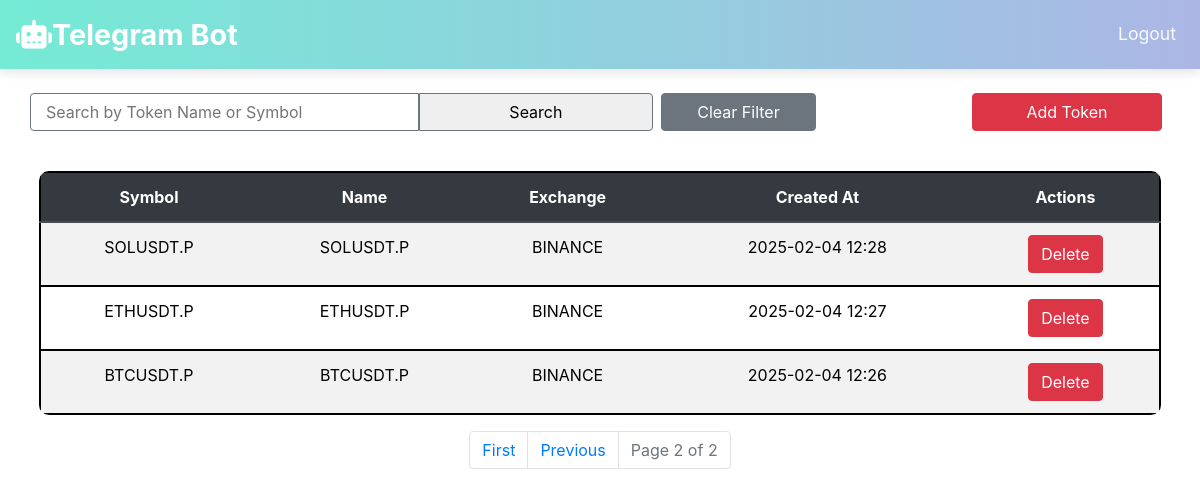
/dashboard/?page=2 (signed in), run on the app's committed database.
### bot/models.py (models this page shows, shortened)
class Token(models.Model):
    user = models.ForeignKey(User, on_delete=models.CASCADE, related_name="tokens", verbose_name="Token Owner", help_text="User who owns this token")
    token_symbol = models.CharField(max_length=20, unique=True, verbose_name="Token Symbol", help_text="Symbol of the token (e.g., BTC, ETH)")
    token_name = models.CharField(max_length=100,  verbose_name="Token Name", help_text="Full name of the token (e.g., Bitcoin, Ethereum)")
    exchange = models.CharField(max_length=50, verbose_name="Exchange Platform", help_text="Exchange where the token is listed (e.g., Binance, Coinbase)")
    created_at = models.DateTimeField(auto_now_add=True, help_text="Timestamp when the token was added")
    updated_at = models.DateTimeField(auto_now=True, help_text="Timestamp when the token was last updated")
    class Meta:
        ordering = ['-created_at']
        verbose_name = "Token"
        verbose_name_plural = "Tokens"

### bot/views.py (the view, shortened to what this page needs)
# urls.py: path("dashboard/", TokenDashboardView.as_view(), name="dashboard"),
class TokenDashboardView(LoginRequiredMixin, View):
    template_name = "bot/dashboard.html"
    def get(self, request):
        query = request.GET.get("q", "").strip()  # Get the search query from the URL
        tokens = Token.objects.filter(user=request.user)  # Fetch only the logged-in user's tokens
        if query:
            tokens = tokens.filter(
                token_symbol__icontains=query
            ) | tokens.filter(
                token_name__icontains=query
            )  # Filter by symbol or name (case-insensitive)
        paginator = Paginator(tokens,10)  # Show 20 tokens per page
        page_number = request.GET.get("page")
        page_obj = paginator.get_page(page_number)
        form = TokenForm()
        return render(request, self.template_name, {
                    "tokens": page_obj,  # Pass paginated tokens
                    "query": query,
                    "form": form,
                    "paginator": paginator,
                    "page_obj": page_obj,
                })

### bot/forms.py
class TokenForm(forms.ModelForm):
    class Meta:
        model = Token
        fields = ['token_symbol', 'token_name', 'exchange']
        labels = {
            'token_symbol': 'Token Symbol',
            'token_name': 'Token Name',
            'exchange': 'Exchange Platform',
        }
        widgets = {
            'token_symbol': forms.TextInput(attrs={'class': 'form-control', 'placeholder': 'e.g., BTC', 'style': 'text-transform: uppercase;'}),
            'token_name': forms.TextInput(attrs={'class': 'form-control', 'placeholder': 'e.g., Bitcoin', 'style': 'text-transform: uppercase;'}),
            'exchange': forms.TextInput(attrs={'class': 'form-control', 'placeholder': 'e.g., Binance', 'style': 'text-transform: uppercase;'}),
        }

### templates/bot/dashboard.html (shortened to what this page needs)
{% extends "bot/base.html" %}
{% block content %}
<div class="mt-4">
    <div class="col-md-12">
        <div class="d-flex justify-content-center mb-3 flex-column flex-sm-row">
            <form method="GET" class="d-flex w-100 w-sm-75 mb-2 mb-sm-0">
                <input type="text" name="q" class="border border-secondary rounded-left col-md-5 w-sm-auto" placeholder="Search by Token Name or Symbol" value="{{ query }}">
                <button type="submit" class="border border-secondary  rounded-right  col-md-3 w-sm-auto">Search</button>
                <a href="{% url 'dashboard' %}" class="btn btn-secondary  mx-2 col-md-2 w-sm-auto">Clear Filter</a>
            </form>
            <button class="btn btn-danger mx-2 col-md-2 w-sm-auto" data-toggle="modal" data-target="#createTokenModal">Add Token</button>
        </div>
    </div>
    <div class=" table-responsive p-4">
        {% if tokens %}
            <table class="table table-striped text-center">
                <thead class="thead-dark">
                    <tr>
                        <th>Symbol</th>
                        <th>Name</th>
                        <th>Exchange</th>
                        <th>Created At</th>
                        <th>Actions</th>
                    </tr>
                </thead>
                <tbody>
                    {% for token in tokens %}
                    <tr>
                        <td>{{ token.token_symbol }}</td>
                        <td>{{ token.token_name }}</td>
                        <td>{{ token.exchange }}</td>
                        <td>{{ token.created_at|date:"Y-m-d H:i" }}</td>
                        <td>
                            <button class="btn btn-danger" data-toggle="modal" data-target="#deleteModal{{ token.pk }}">Delete</button>
                        </td>
                    </tr>
                    {% endfor %}
                </tbody>
            </table>
        <nav aria-label="Page navigation ">
            <ul class="pagination justify-content-center">
                {% if tokens.has_previous %}
                    <li class="page-item">
                        <a class="page-link" href="?page=1{% if query %}&q={{ query }}{% endif %}">First</a>
                    </li>
                    <li class="page-item">
                        <a class="page-link" href="?page={{ tokens.previous_page_number }}{% if query %}&q={{ query }}{% endif %}">Previous</a>
                    </li>
                {% endif %}
                <li class="page-item disabled">
                    <span class="page-link">Page {{ tokens.number }} of {{ tokens.paginator.num_pages }}</span>
                </li>
            </ul>
        </nav>
        {% else %}
            <p class="text-center text-muted">No tokens found.</p>
        {% endif %}
    </div>
</div>
{% endblock %}

### static/css/comman.css (style rules this page uses)
body { height: 100vh; }
.table-responsive { overflow-x: auto; -webkit-overflow-scrolling: touch; }
.table { border-radius: 10px; overflow: hidden; color: black; }
.table th, .table td { white-space: nowrap; padding: 12px; text-align: center; }
.table tr { border: 2px solid black !important; }

### data on the page
Token: token_symbol "SOLUSDT.P", token_name "SOLUSDT.P", exchange "BINANCE", created_at "2025-02-04 12:28"
Token: token_symbol "ETHUSDT.P", token_name "ETHUSDT.P", exchange "BINANCE", created_at "2025-02-04 12:27"
Token: token_symbol "BTCUSDT.P", token_name "BTCUSDT.P", exchange "BINANCE", created_at "2025-02-04 12:26"

### other printed values
{{ tokens.number }} "2"
{{ tokens.paginator.num_pages }} "2"
